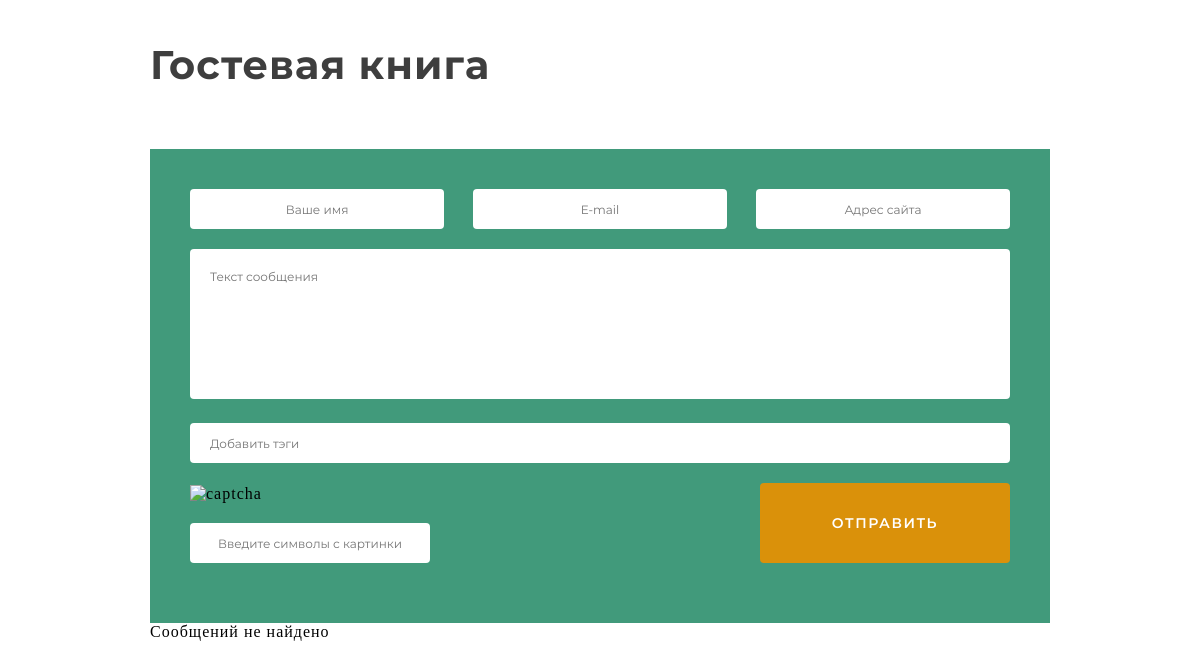
Before: / with the older database file.
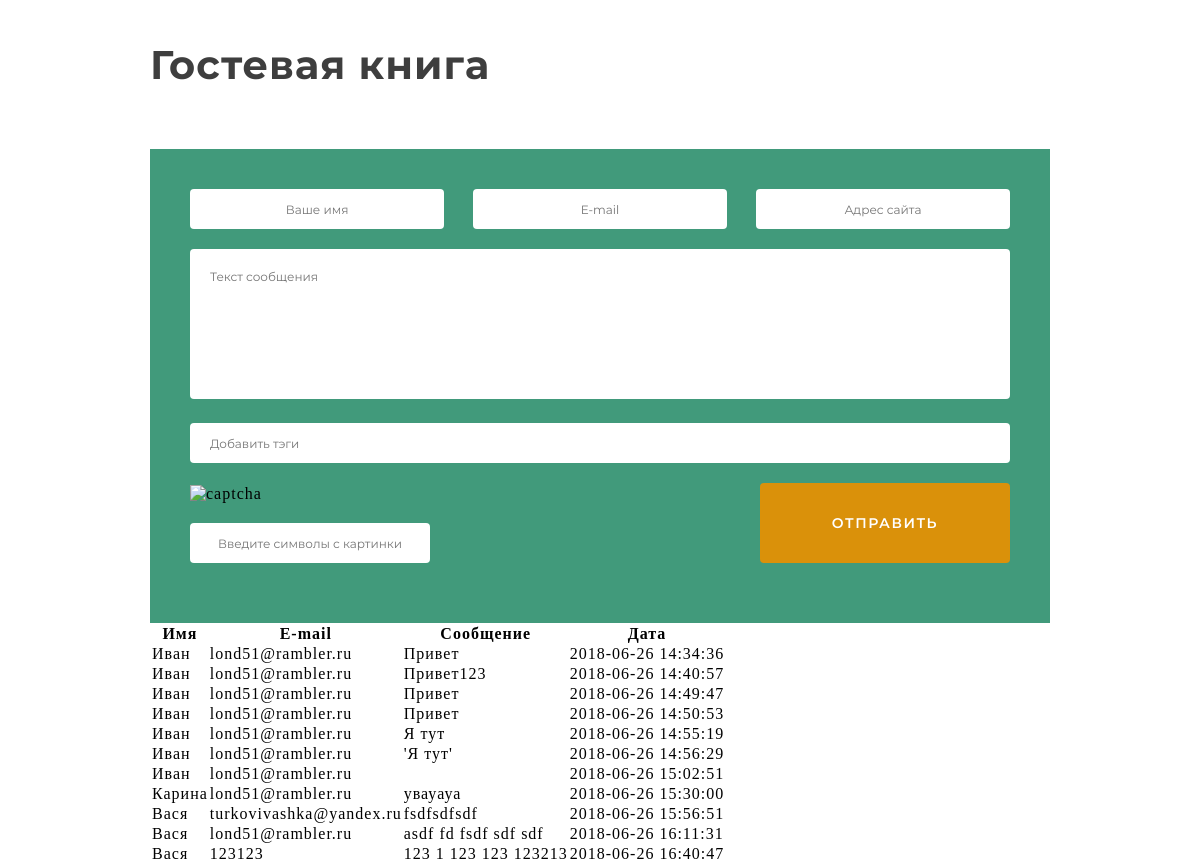
After: the same page with the newer database file.
### tables this page shows
CREATE TABLE IF NOT EXISTS `reviews` (
  `id` int(11) NOT NULL,
  `user_name` varchar(100) NOT NULL,
  `user_email` varchar(100) NOT NULL,
  `user_homepage` varchar(255) DEFAULT NULL,
  `user_ip` varchar(100) NOT NULL,
  `user_browser` varchar(100) NOT NULL,
  `review_text` text NOT NULL,
  `review_tags` text,
  `date` timestamp NOT NULL DEFAULT CURRENT_TIMESTAMP
);

### core/classes/Db.php (called while the page is built, shortened)
<?php
class Db
{
    protected $host = 'localhost';
    protected $user = 'root';
    protected $password = '';
    protected $db_name = 'guestbook';
    protected function getDb(){
        $dsn = "mysql:host={$this->host};dbname={$this->db_name};charset=utf8";
        return $this->db = new PDO($dsn, $this->user, $this->password);
    }
    public function getComments(){
        $db = $this->getDb();
        $query = 'SELECT * FROM reviews';
        $comments = $db->query($query)->fetchAll();
        return $comments;
    }
}

### core/inc/_comments.php (the view)
<?
require_once 'core/classes/Db.php';
$db = new Db();
$comments = $db->getComments();
?>
<?if($comments){?>
    <table>
        <tr>
            <th>Имя</th>
            <th>E-mail</th>
            <th>Сообщение</th>
            <th>Дата</th>
        </tr>
        <?foreach ($comments as $comment):?>
            <tr>
                <td><?=$comment['user_name']?></td>
                <td><?=$comment['user_email']?></td>
                <td><?=$comment['review_text']?></td>
                <td><?=$comment['date']?></td>
            </tr>
        <?endforeach;?>
    </table>
<?}else{?>
    <p>Сообщений не найдено</p>
<?}?>

### index.php (shortened to what this page needs)
<!DOCTYPE html>
<html lang="en">
<head>
    <link rel="stylesheet" href="css/style.css">
</head>
<body>
    <div class="inner">
        <h1 class="site_header">Гостевая книга</h1>
        <div class="form_wrapper">
            <form method="post" id="reviewsForm">
                <div class="inputs_wrapper">
                    <input type="text" name="user_name" placeholder="Ваше имя" class="site_input clearInput">
                    <input type="text" name="email" placeholder="E-mail" class="site_input clearInput">
                    <input type="text" name="homepage" placeholder="Адрес сайта" class="site_input clearInput">
                </div>
                <textarea name="text" placeholder="Текст сообщения" class="site_input site_ta clearInput"></textarea>
                <input type="text" name="tags" placeholder="Добавить тэги" class="site_input tags_input clearInput">
                <div class="form_bottom_side">
                    <div class="captcha_wrapper">
                        <img src="images.png" alt="captcha">
                        <input type="text" name="captcha" placeholder="Введите символы с картинки" class="site_input captcha_input clearInput">
                    </div>
                    <input type="submit" value="Отправить" class="site_submit site_input">
                </div>
            </form>
        </div>
        <div class="comments_block">
            <?require_once 'core/inc/_comments.php'?>
        </div>
    </div>
</body>
</html>

### css/style.css (style rules this page uses)
* { box-sizing: border-box; margin: 0; padding: 0; }
body { margin: 0; padding: 0; letter-spacing: 1px; }
textarea { resize: none; }
.inner { max-width: 900px; margin: 0 auto; }
.site_header { padding: 40px 0 60px; font:40px Montserrat-Bold; color:#3e3e3e; }
.form_wrapper { padding: 40px; background: #419a7b; }
.inputs_wrapper { display: flex; justify-content: space-between; }
.inputs_wrapper>input { width: 31%; }
.site_input { color: #7e7e7e; font: 12px Montserrat-Regular; background: #fff; border-radius: 4px; border: none; margin-bottom: 20px; height: 40px; text-align: center; padding: 0 20px; }
.site_ta { width: 100%; text-align: left; padding-top: 20px; height: 150px; }
.tags_input { width: 100%; text-align: left; }
.captcha_input { width: 100%; }
.site_submit { color: #fff; font: 14px Montserrat-SemiBold; letter-spacing: 1.5px; text-transform: uppercase; background: #da910a; max-width: 250px; width: 100%; height: 80px; transition: background-color .2s; cursor:pointer; }
.form_bottom_side { display: flex; justify-content: space-between; align-items: flex-end; }
.captcha_wrapper { max-width: 240px; width: 100%; }
.captcha_wrapper>img { display: block; margin-bottom: 20px; width: 100%; }

Changed rows visible on the page:
added reviews: user_name "Иван", user_email "lond51@rambler.ru", review_text "Привет", date "2018-06-26 14:34:36"
added reviews: user_name "Иван", user_email "lond51@rambler.ru", review_text "Привет123", date "2018-06-26 14:40:57"
added reviews: user_name "Иван", user_email "lond51@rambler.ru", review_text "Привет", date "2018-06-26 14:49:47"
added reviews: user_name "Иван", user_email "lond51@rambler.ru", review_text "Привет", date "2018-06-26 14:50:53"
added reviews: user_name "Иван", user_email "lond51@rambler.ru", review_text "Я тут", date "2018-06-26 14:55:19"
added reviews: user_name "Иван", user_email "lond51@rambler.ru", review_text "'Я тут'", date "2018-06-26 14:56:29"
added reviews: user_name "Иван", user_email "lond51@rambler.ru", date "2018-06-26 15:02:51"
added reviews: user_name "Карина", user_email "lond51@rambler.ru", review_text "увауауа", date "2018-06-26 15:30:00"
added reviews: user_name "Вася", user_email "turkovivashka@yandex.ru", review_text "fsdfsdfsdf", date "2018-06-26 15:56:51"
added reviews: user_name "Вася", user_email "lond51@rambler.ru", review_text "asdf fd fsdf sdf sdf", date "2018-06-26 16:11:31"
added reviews: user_name "Вася", user_email "123123", review_text "123 1 123 123 123213", date "2018-06-26 16:40:47"
Other visible differences:
text no longer shown: "Сообщений не найдено"
text now shown: "Имя E-mail Сообщение Дата"
